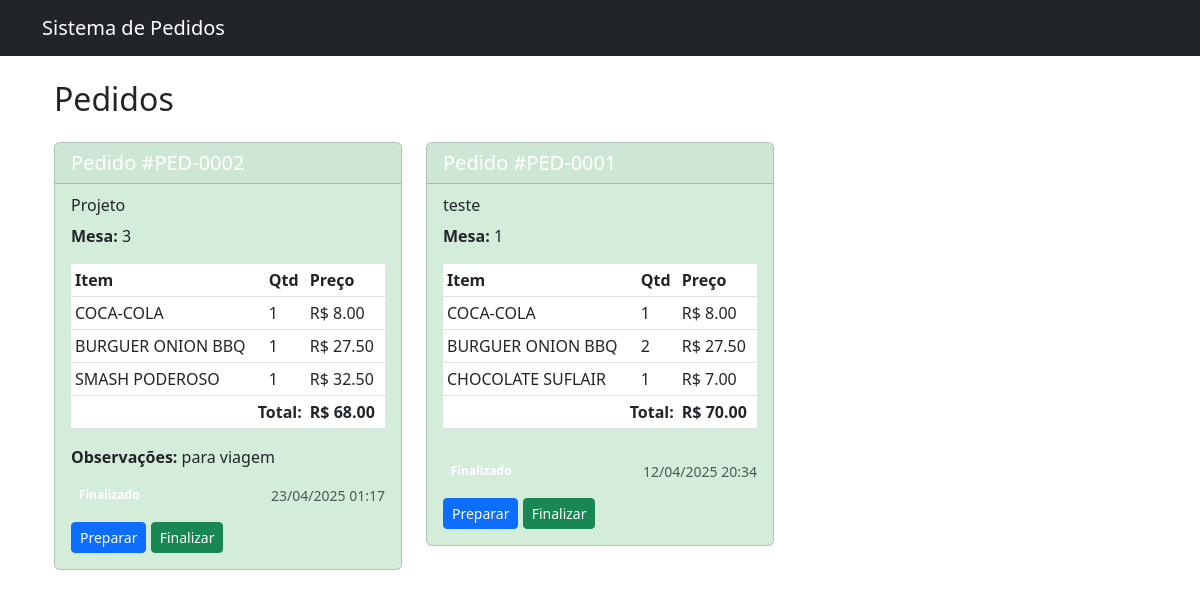
Page /pedidos/ on the committed database.
### core/models.py (models this page shows, shortened)
class Pedido(models.Model):
    STATUS_CHOICES = [
        ('pendente', 'Pendente'),
        ('preparando', 'Preparando'),
        ('finalizado', 'Finalizado'),
    ]
    numero_pedido = models.CharField(max_length=50, unique=True, editable=False)
    cliente = models.CharField(max_length=100)
    mesa = models.CharField(max_length=10, blank=True, null=True)
    itens = models.TextField()
    observacoes = models.TextField(blank=True, null=True)
    status = models.CharField(max_length=20, choices=STATUS_CHOICES, default='pendente')
    data_criacao = models.DateTimeField(auto_now_add=True)
    data_atualizacao = models.DateTimeField(auto_now=True)
    valor_total = models.DecimalField(max_digits=10, decimal_places=2, default=0)
    class Meta:
        ordering = ['-data_criacao']

class ItemPedido(models.Model):
    pedido = models.ForeignKey('Pedido', on_delete=models.CASCADE, related_name='itens_pedido')
    produto = models.ForeignKey(Produto, on_delete=models.CASCADE)
    quantidade = models.PositiveIntegerField(default=1)
    preco_unitario = models.DecimalField(max_digits=10, decimal_places=2)
    class Meta:
        ordering = ['pedido', 'produto']

class Produto(models.Model):
    CATEGORIAS = [
        ('lanche', 'Lanche'),
        ('bebida', 'Bebida'),
        ('sobremesa', 'Sobremesa'),
        ('porcao', 'Porção'),
        ('combo', 'Combo'),
        ('pastel', 'Pastel'),
    ]
    nome = models.CharField(max_length=100)
    descricao = models.TextField()
    oculto = models.BooleanField(default=False)
    preco = models.DecimalField(max_digits=10, decimal_places=2)
    categoria = models.CharField(max_length=20, choices=CATEGORIAS)
    imagem = models.ImageField(upload_to=get_upload_path, null=True, blank=True)
    disponivel = models.BooleanField(default=True)
    class Meta:
        ordering = ['categoria', 'nome']

### core/views.py (the view)
# urls.py: path('pedidos/', pedido_list, name='pedido_list'),
def pedido_list(request):
    pedidos = Pedido.objects.all().order_by('-data_criacao')
    return render(request, 'core/pedido_list.html', {'pedidos': pedidos})

### core/templates/core/pedido_list.html (shortened to what this page needs)
{% extends 'core/base.html' %}
{% load custom_filters %}
{% block content %}
<div class="container mt-4">
    <div class="row">
        <div class="col-12">
            <h2 class="mb-4">Pedidos</h2>
        </div>
    </div>
    <div class="row" id="pedidos-container">
        {% for pedido in pedidos %}
        <div class="col-md-4 mb-4">
            <div class="card pedido-card status-{{ pedido.status }}">
                <div class="card-header bg-{{ pedido.status }}">
                    <h5 class="card-title mb-0 text-white">Pedido #{{ pedido.numero_pedido }}</h5>
                </div>
                <div class="card-body">
                    <h6 class="card-subtitle mb-2">{{ pedido.cliente }}</h6>
                    {% if pedido.mesa %}
                    <p class="card-text"><strong>Mesa:</strong> {{ pedido.mesa }}</p>
                    {% endif %}
                    <div class="table-responsive">
                        <table class="table table-sm">
                            <thead>
                                <tr>
                                    <th>Item</th>
                                    <th>Qtd</th>
                                    <th>Preço</th>
                                </tr>
                            </thead>
                            <tbody>
                                {% for item in pedido.itens_pedido.all %}
                                <tr>
                                    <td>{{ item.produto.nome }}</td>
                                    <td>{{ item.quantidade }}</td>
                                    <td>R$ {{ item.preco_unitario }}</td>
                                </tr>
                                {% endfor %}
                            </tbody>
                            <tfoot>
                                <tr>
                                    <td colspan="2" class="text-end"><strong>Total:</strong></td>
                                    <td><strong>R$ {{ pedido.valor_total|floatformat:2 }}</strong></td>
                                </tr>
                            </tfoot>
                        </table>
                    </div>
                    {% if pedido.observacoes %}
                    <p class="card-text"><strong>Observações:</strong> {{ pedido.observacoes }}</p>
                    {% endif %}
                    <div class="d-flex justify-content-between align-items-center mt-3">
                        <span class="badge bg-{{ pedido.status }}">{{ pedido.get_status_display }}</span>
                        <small class="text-muted">{{ pedido.data_criacao|date:"d/m/Y H:i" }}</small>
                    </div>
                    <div class="mt-3">
                        <button class="btn btn-sm btn-primary atualizar-status"
                                data-pedido-id="{{ pedido.id }}"
                                data-status="preparando">
                            Preparar
                        </button>
                        <button class="btn btn-sm btn-success atualizar-status"
                                data-pedido-id="{{ pedido.id }}"
                                data-status="finalizado">
                            Finalizar
                        </button>
                    </div>
                </div>
            </div>
        </div>
        {% empty %}
        <div class="col-12">
            <div class="alert alert-info">
                Nenhum pedido encontrado.
            </div>
        </div>
        {% endfor %}
    </div>
</div>
{% endblock %}

### core/templates/core/base.html (style rules this page uses)
.pedido-card { transition: all 0.3s ease; }
.status-finalizado { background-color: #d4edda; }

### rows in the picture
Pedido: numero_pedido "PED-0002", cliente "Projeto", mesa "3", valor_total "68.00", observacoes "para viagem", status "Finalizado", data_criacao "23/04/2025 01:17"
ItemPedido: produto.nome "COCA-COLA", quantidade "1", preco_unitario "8.00"
ItemPedido: produto.nome "BURGUER ONION BBQ", quantidade "1", preco_unitario "27.50"
ItemPedido: produto.nome "SMASH PODEROSO", quantidade "1", preco_unitario "32.50"
Pedido: numero_pedido "PED-0001", cliente "teste", mesa "1", valor_total "70.00", status "Finalizado", data_criacao "12/04/2025 20:34"
ItemPedido: produto.nome "COCA-COLA", quantidade "1", preco_unitario "8.00"
ItemPedido: produto.nome "BURGUER ONION BBQ", quantidade "2", preco_unitario "27.50"
ItemPedido: produto.nome "CHOCOLATE SUFLAIR", quantidade "1", preco_unitario "7.00"
